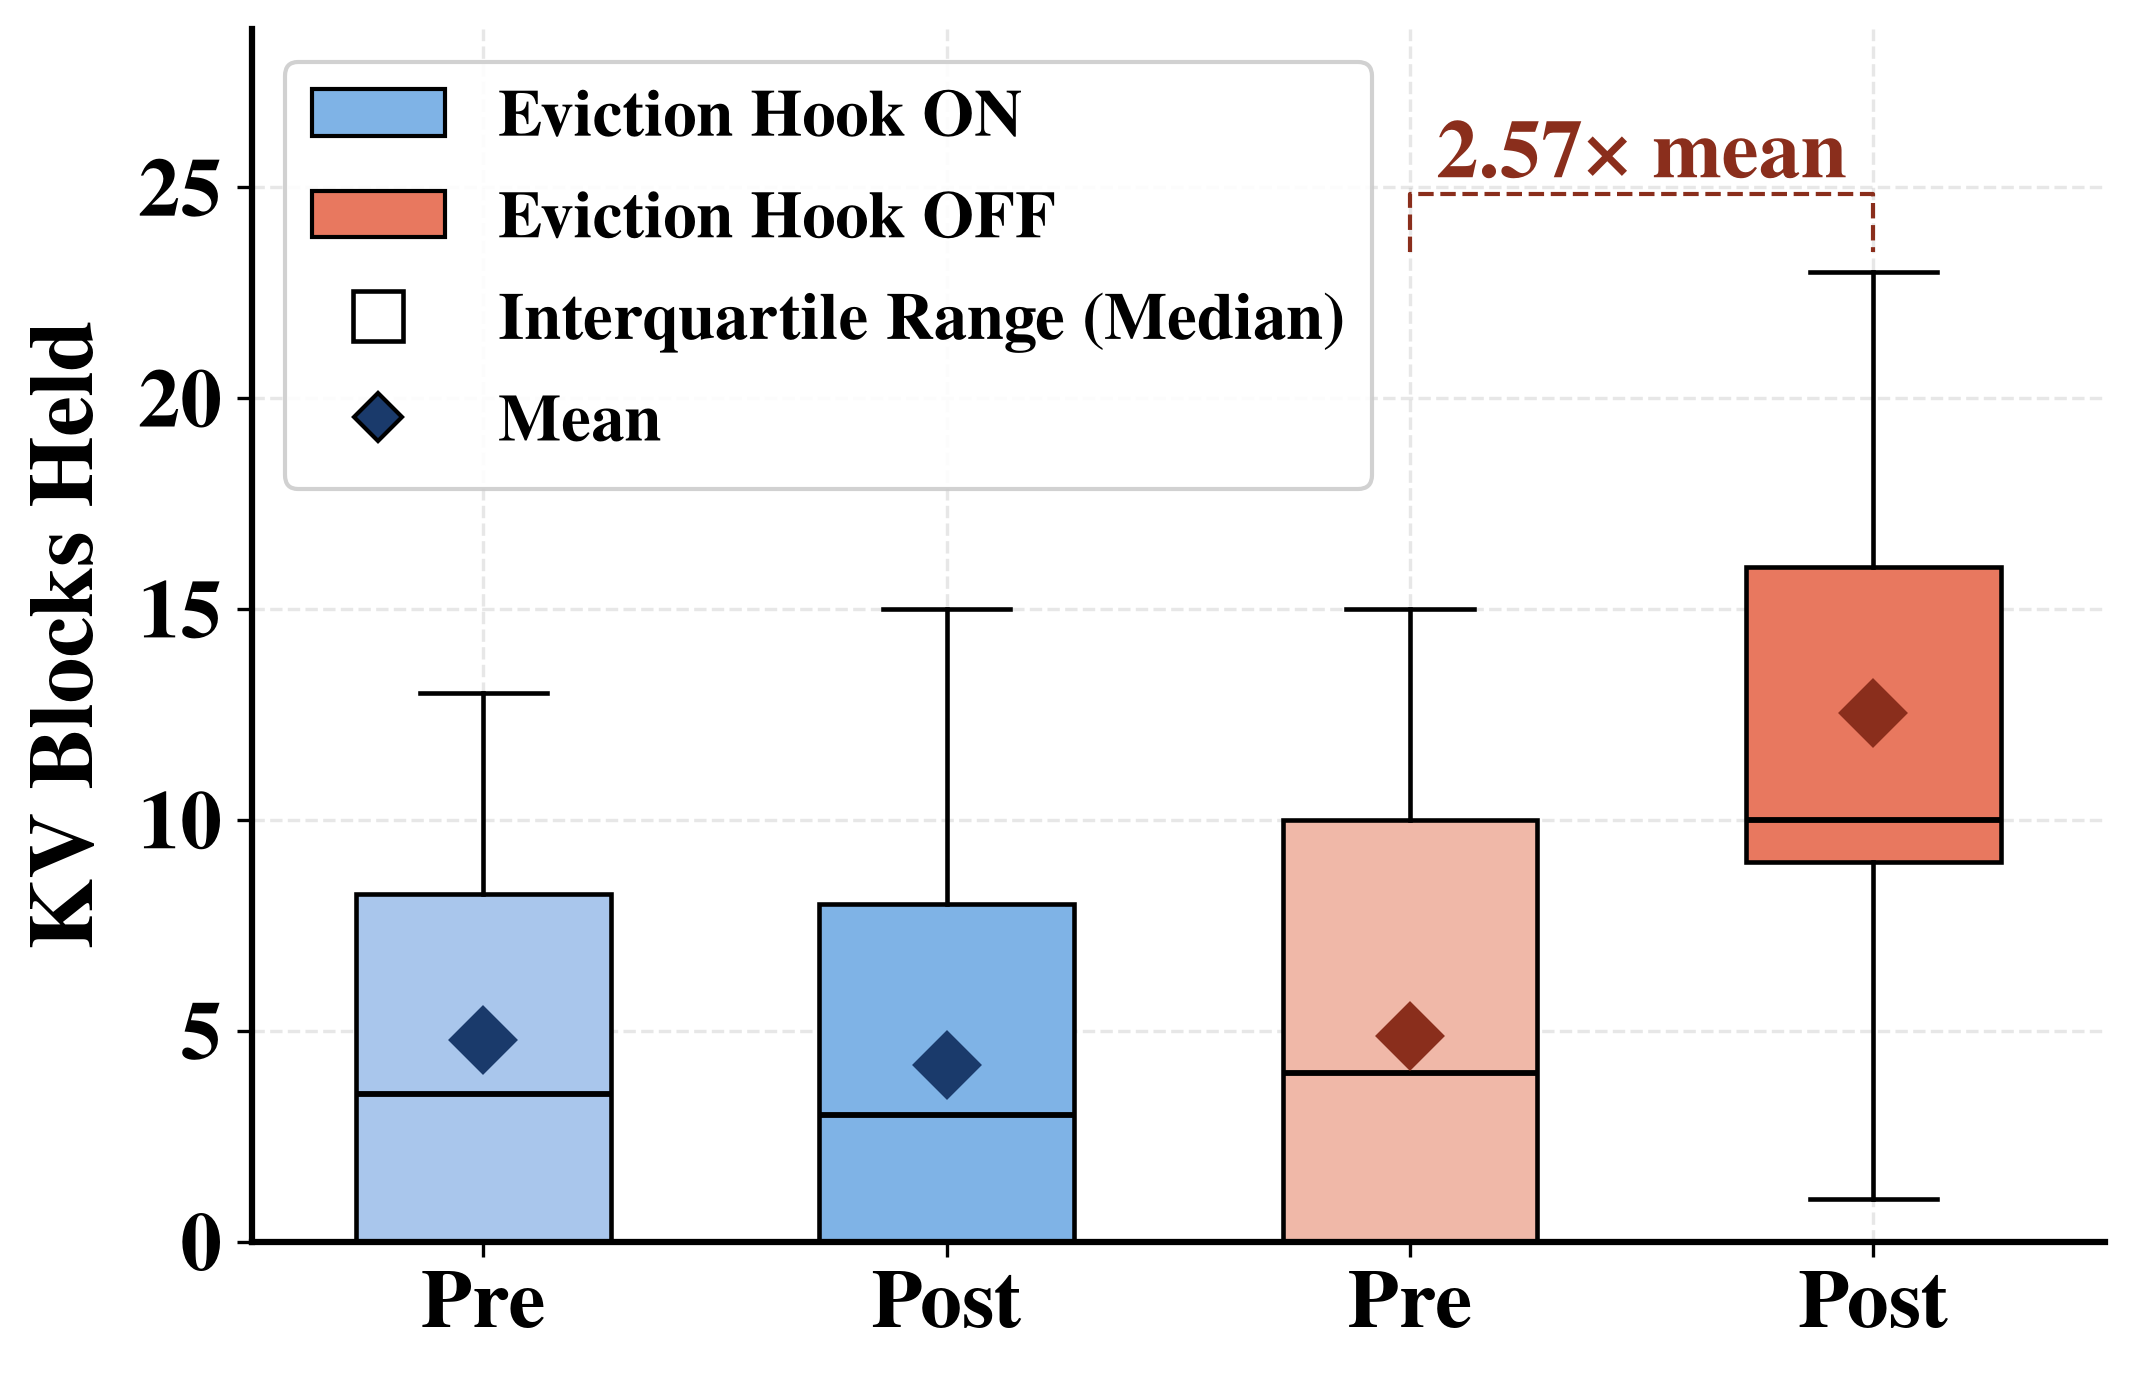

The Python source for this figure:
"""
eviction_efficiency_box.py — edit-and-rerun figure generator for the
eviction_efficiency_box figure (KV lease occupancy box plots: hook ON vs.
OFF, each pre-attack vs. post-attack, with mean markers and a fold-increase
annotation over the OFF pair).

This does NOT read from prototype/results/ or touch any live component.
It reads only eviction_efficiency_box_data.json (sitting next to this
script) so you can freely tweak figure size / font size / colors below
and rerun in seconds, without needing the prototype's venv or GPU.

Usage:
    python eviction_efficiency_box.py
    (or: prototype/.venv/bin/python prototype_figures/eviction_efficiency_box.py)

Output:
    eviction_efficiency_box.png   (next to this script — same filename as
    the figure used everywhere else; never renamed, PNG only, no PDF)
"""
import json
import os

import numpy as np
import matplotlib
matplotlib.use("Agg")
import matplotlib.pyplot as plt
from matplotlib.patches import Patch

# ============================================================
#  EVERYTHING YOU'D WANT TO TRY-AND-ERROR IS IN THIS ONE BLOCK
# ============================================================

FIGURE_WIDTH_IN   = 7.0     # inches
FIGURE_HEIGHT_IN  = 4.5     # inches

FONT_FAMILY       = "serif"
FONT_NAME         = "Nimbus Roman"   # Times-New-Roman-compatible font that
                                     # actually HAS a real bold face on this
                                     # machine (fc-list | grep -i "nimbus roman").
                                     # Plain "Times New Roman" only has a
                                     # regular weight installed here, so
                                     # bold text silently falls back to
                                     # regular if you use that name instead.

BASE_FONT_SIZE    = 20       # font.size (fallback for anything not listed below)
AXIS_LABEL_SIZE   = 22       # x/y axis label text
TICK_LABEL_SIZE   = 20       # the numbers along each axis
LEGEND_FONT_SIZE  = 16       # legend entries

BOLD_EVERYTHING   = True     # axis labels, tick labels, legend text

BOX_COLORS         = ["#a9c6ec", "#7fb3e6", "#f0b8a8", "#e8785f"]
MEAN_MARKER_COLORS = ["#1a3a6b", "#1a3a6b", "#8a2e1c", "#8a2e1c"]
BRACKET_COLOR       = "#8a2e1c"

BOX_WIDTH         = 0.55
MEAN_MARKER_SIZE  = 11
XTICK_ROTATION    = 0    # labels are now short ("Pre"/"Post") since the
                          # ON/OFF distinction moved into the legend, so
                          # no rotation is needed to avoid collisions

GRID_ON           = True
GRID_ALPHA        = 0.30

SAVE_DPI          = 300

# ============================================================
#  END OF TRY-AND-ERROR BLOCK — nothing below this line needs
#  editing to change how the figure looks
# ============================================================

plt.rcParams.update({
    "font.family":        FONT_FAMILY,
    "font.serif":         [FONT_NAME],
    "font.size":          BASE_FONT_SIZE,
    "font.weight":        "bold" if BOLD_EVERYTHING else "normal",
    "axes.titlesize":     BASE_FONT_SIZE,
    "axes.titleweight":   "bold" if BOLD_EVERYTHING else "normal",
    "axes.labelsize":     AXIS_LABEL_SIZE,
    "axes.labelweight":   "bold" if BOLD_EVERYTHING else "normal",
    "xtick.labelsize":    TICK_LABEL_SIZE,
    "ytick.labelsize":    TICK_LABEL_SIZE,
    "legend.fontsize":    LEGEND_FONT_SIZE,
    "figure.dpi":         200,
    "savefig.dpi":        SAVE_DPI,
    "savefig.bbox":       "tight",
    "axes.grid":          GRID_ON,
    "grid.linestyle":     "--",
    "grid.alpha":         GRID_ALPHA,
    "axes.spines.top":    False,
    "axes.spines.right":  False,
    "axes.linewidth":     1.5,
})

HERE = os.path.dirname(os.path.abspath(__file__))
DATA_PATH = os.path.join(HERE, "eviction_efficiency_box_data.json")
OUT_PNG = os.path.join(HERE, "eviction_efficiency_box.png")


def main():
    with open(DATA_PATH) as f:
        d = json.load(f)

    groups = ["Pre", "Post", "Pre", "Post"]
    data = [d["on_pre"], d["on_post"], d["off_pre"], d["off_post"]]
    means = [float(np.mean(g)) for g in data]

    fig, ax = plt.subplots(figsize=(FIGURE_WIDTH_IN, FIGURE_HEIGHT_IN),
                            constrained_layout=True)
    xs = np.arange(1, 5)
    bp = ax.boxplot(data, positions=xs, patch_artist=True, widths=BOX_WIDTH,
                     medianprops={"color": "black", "linewidth": 1.4},
                     whiskerprops={"color": "black", "linewidth": 1.1},
                     capprops={"color": "black", "linewidth": 1.1},
                     flierprops={"marker": "o", "markersize": 3, "alpha": 0.35},
                     boxprops={"linewidth": 1.1})
    for patch, color in zip(bp["boxes"], BOX_COLORS):
        patch.set_facecolor(color)
        patch.set_edgecolor("black")

    for x, m, c in zip(xs, means, MEAN_MARKER_COLORS):
        ax.plot(x, m, marker="D", markersize=MEAN_MARKER_SIZE, color=c, zorder=5)

    fold_off = means[3] / means[2] if means[2] else float("nan")
    top = max(max(g) for g in data)
    bracket_y = top * 1.08
    ax.plot([3, 3, 4, 4], [top * 1.02, bracket_y, bracket_y, top * 1.02],
            color=BRACKET_COLOR, linewidth=1.0, linestyle="--")
    ax.annotate(f"{fold_off:.2f}× mean", (3.5, bracket_y),
                xytext=(0, 4), textcoords="offset points",
                ha="center", fontweight="bold", color=BRACKET_COLOR)

    ax.set_xticks(xs, groups, rotation=XTICK_ROTATION,
                  ha="right" if XTICK_ROTATION else "center")
    ax.set_ylabel("KV Blocks Held")
    ax.set_ylim(0, top * 1.25)

    legend_elems = [
        Patch(facecolor=BOX_COLORS[1], edgecolor="black",
              label="Eviction Hook ON"),
        Patch(facecolor=BOX_COLORS[3], edgecolor="black",
              label="Eviction Hook OFF"),
        plt.Line2D([0], [0], marker="s", markersize=12, color="none",
                   markerfacecolor="none", markeredgecolor="black",
                   markeredgewidth=1.1, label="Interquartile Range (Median)"),
        plt.Line2D([0], [0], marker="D", markersize=8, color="none",
                   markerfacecolor="#1a3a6b", label="Mean"),
    ]
    ax.legend(handles=legend_elems, loc="upper left", framealpha=0.9)

    fig.savefig(OUT_PNG, bbox_inches="tight", dpi=SAVE_DPI)
    plt.close(fig)
    print(f"Saved -> {OUT_PNG}")
    print(f"ON:  pre_mean={means[0]:.2f} post_mean={means[1]:.2f}")
    print(f"OFF: pre_mean={means[2]:.2f} post_mean={means[3]:.2f} fold={fold_off:.2f}x")


if __name__ == "__main__":
    main()
